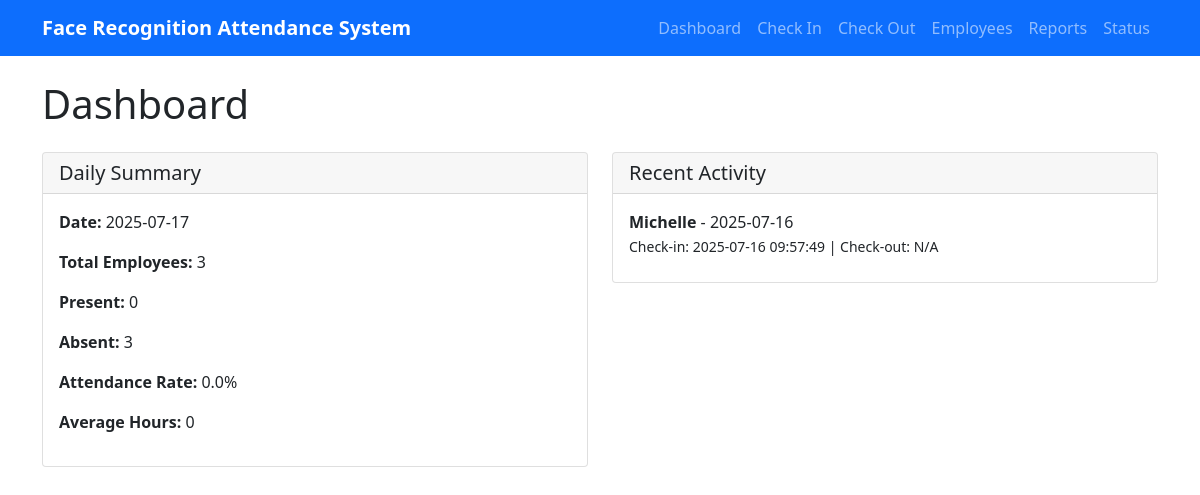
/dashboard, run on the app's committed database.
### tables this page shows
CREATE TABLE attendance (
                    id INTEGER PRIMARY KEY AUTOINCREMENT,
                    name TEXT NOT NULL,
                    date TEXT NOT NULL,
                    check_in_time TEXT,
                    check_out_time TEXT,
                    total_hours REAL,
                    status TEXT DEFAULT 'present',
                    created_at TIMESTAMP DEFAULT CURRENT_TIMESTAMP
                );

### attendance_web_server.py (the view)
@app.route('/dashboard')
def dashboard():
    db = get_db()
    summary = db.get_daily_summary()
    recent_records = db.get_attendance_report()[:10]
    employees = db.get_employees()
    return render_template('dashboard.html',
                         summary=summary,
                         recent_records=recent_records,
                         employees=employees)

### attendance_database.py (called while the page is built)
    def get_employees(self) -> List[Dict]:
        if self.conn is None or self.cursor is None:
            print("Database not initialized")
            return []
        try:
            self.cursor.execute('''
                SELECT id, name, employee_id, department, position
                FROM employees
                WHERE is_active = 1
                ORDER BY name
            ''')
            employees = []
            for row in self.cursor.fetchall():
                employees.append({
                    'id': row[0],
                    'name': row[1],
                    'employee_id': row[2],
                    'department': row[3],
                    'position': row[4]
                })
            return employees
        except Exception as e:
            print(f"Error getting employees: {e}")
            return []

### attendance_web_server.py (called while the page is built)
def get_db():
    global db
    if db is None:
        db = AttendanceDatabase()
    return db

### templates/dashboard.html (shortened to what this page needs)
{% extends "base.html" %}
{% block content %}
<h1 class="mb-4">Dashboard</h1>
<div class="row">
    <div class="col-md-6">
        <div class="card">
            <div class="card-header">
                <h5 class="card-title mb-0">Daily Summary</h5>
            </div>
            <div class="card-body">
                <p><strong>Date:</strong> {{ summary.date }}</p>
                <p><strong>Total Employees:</strong> {{ summary.total_employees }}</p>
                <p><strong>Present:</strong> {{ summary.present_employees }}</p>
                <p><strong>Absent:</strong> {{ summary.absent_employees }}</p>
                <p><strong>Attendance Rate:</strong> {{ "%.1f"|format(summary.attendance_rate) }}%</p>
                <p><strong>Average Hours:</strong> {{ summary.average_hours }}</p>
            </div>
        </div>
    </div>
    <div class="col-md-6">
        <div class="card">
            <div class="card-header">
                <h5 class="card-title mb-0">Recent Activity</h5>
            </div>
            <div class="card-body">
                {% if recent_records %}
                    {% for record in recent_records %}
                        <div class="mb-2">
                            <strong>{{ record.name }}</strong> - {{ record.date }}<br>
                            <small>Check-in: {{ record.check_in_time or 'N/A' }} |
                                   Check-out: {{ record.check_out_time or 'N/A' }}</small>
                        </div>
                    {% endfor %}
                {% else %}
                    <p>No recent activity</p>
                {% endif %}
            </div>
        </div>
    </div>
</div>
{% endblock %}

### templates/base.html (style rules this page uses)
.card { margin-bottom: 20px; }

### data on the page
attendance: name "Michelle", date "2025-07-16", check_in_time "2025-07-16 09:57:49", check_out_time "N/A"

### other printed values
{{ summary.date }} "2025-07-17"
{{ summary.total_employees }} "3"
{{ summary.present_employees }} "0"
{{ summary.absent_employees }} "3"
{{ "%.1f"|format(summary.attendance_rate) }} "0.0"
{{ summary.average_hours }} "0"
